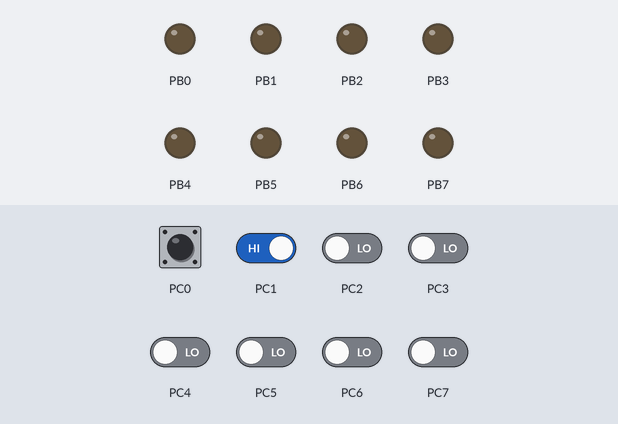
This program was run on a simulated ATmega328P, built with avr-gcc and emulated at 1 MHz. Parts: output pins drawn as LEDs (lit = HIGH). Dashed ring = blinking. The inputs (shaded band) are chosen by the test bench; at power-on: PC0, PC1 HIGH, PC2–7 LOW.

Above: at 1.2 s.
1.3 s: PC1 driven LOW
At 1.65 s:
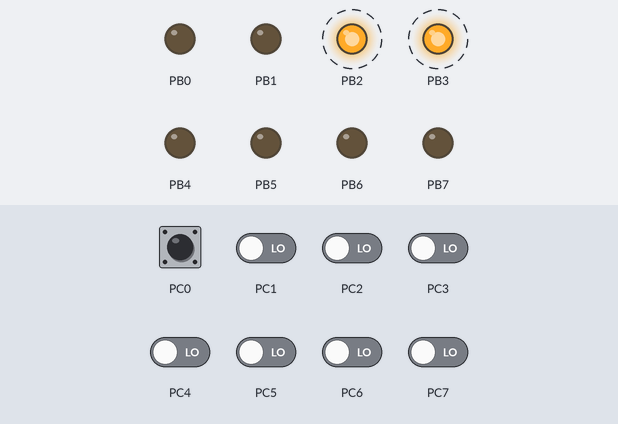
At 2.05 s:
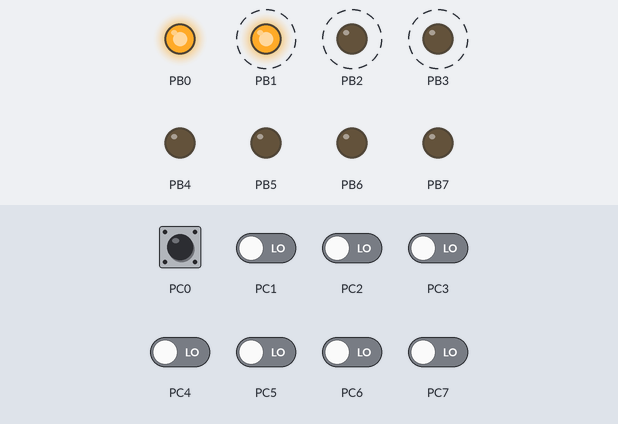
4.3 s: PC1 driven HIGH
At 4.3 s:
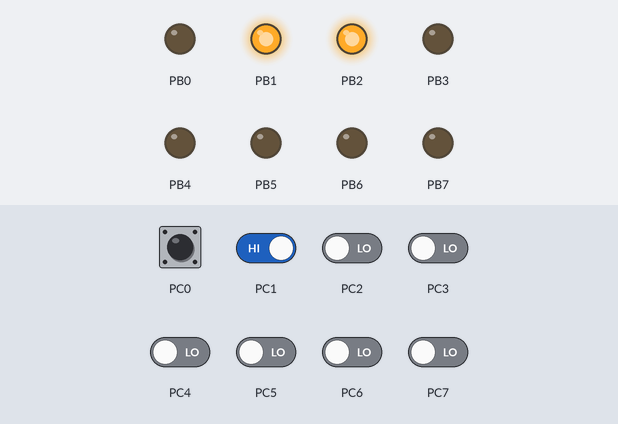
Timing chart, 0 to 7.3 s (numbered marks = the images above; inputs shaded):
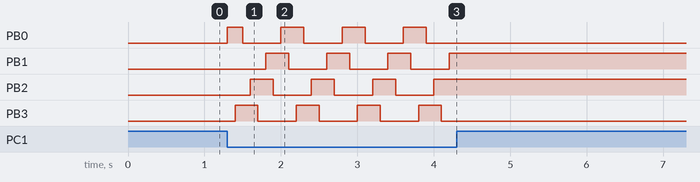

The program:

main.c
```c
#define  F_CPU 1000000UL
#include <avr/io.h>
#include <util/delay.h>


int main(void){
	enum {E1 , E2 , E3,E4 , E5 , E6 , E7,E8} estado ;
	uint8_t c1,c0;
	DDRB=0XFF;
	DDRC=0X00;
	estado=E1;
	while(1){
		c0 = PINC & 0X01;
		c1 = PINC & 0X02;
		if(c1==0){
			switch(estado){
				case E1:
					PORTB = 0x01;
					if(c0 == 0)
						estado = E2;
					else
						estado = E8;
				break;
				case E2:
					PORTB = 0x03;
					if(c0 == 0)
						estado = E3;
					else
						estado = E1;
				break;
				case E3:
					PORTB=0x02;
					if(c0==0)
						estado=E4;
					else
						estado=E2;
				break;
				case E4:
					PORTB=0x06;
					if(c0==0)
						estado=E5;
					else
						estado=E3;
				break;
				case E5:
					PORTB=0x04;
					if(c0==0)
						estado=E6;
					else
						estado=E4;
				break;
				case E6:
					PORTB=0x0C;
					if(c0==0)
						estado=E7;
					else
						estado=E5;
				break;
				case E7:
					PORTB=0x08;
					if(c0==0)
						estado=E8;
					else
						estado=E6;
				break;
				case E8:
					PORTB=0x09;
					if(c0==0)
						estado=E1;
					else
						estado=E7;
				break;
			}
			_delay_ms (100);
		}
	}
	return 0;
}
```

Measured:
- after the input at 1.3 s, PB0: LOW → HIGH at once, then repeats every 0.80 s: LOW 0.50 s, HIGH 0.30 s; PB1: alternates HIGH for 0.30 s and LOW for 0.50 s, starting after 0.50 s; PB2: alternates HIGH for 0.30 s and LOW for 0.50 s, starting after 0.30 s; PB3: alternates HIGH for 0.30 s and LOW for 0.50 s, starting after 0.10 s
- after the input at 4.3 s, PB0, PB3: stops changing and stays LOW; PB1, PB2: stops changing and stays HIGH
